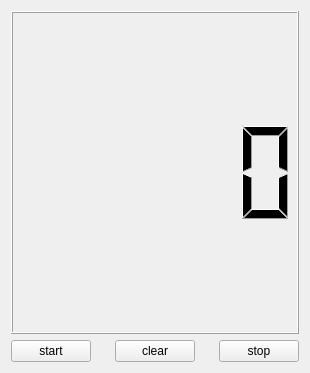
<?xml version="1.0" encoding="UTF-8"?>
<ui version="4.0">
 <class>Widget</class>
 <widget class="QWidget" name="Widget">
  <property name="geometry">
   <rect>
    <x>0</x>
    <y>0</y>
    <width>310</width>
    <height>373</height>
   </rect>
  </property>
  <property name="windowTitle">
   <string>Widget</string>
  </property>
  <layout class="QVBoxLayout" name="verticalLayout">
   <item>
    <widget class="QLCDNumber" name="lcdNumber">
     <property name="minimumSize">
      <size>
       <width>0</width>
       <height>0</height>
      </size>
     </property>
    </widget>
   </item>
   <item>
    <layout class="QHBoxLayout" name="horizontalLayout">
     <item>
      <widget class="QPushButton" name="pushButton_start">
       <property name="text">
        <string>start</string>
       </property>
      </widget>
     </item>
     <item>
      <spacer name="horizontalSpacer_2">
       <property name="orientation">
        <enum>Qt::Horizontal</enum>
       </property>
       <property name="sizeHint" stdset="0">
        <size>
         <width>40</width>
         <height>20</height>
        </size>
       </property>
      </spacer>
     </item>
     <item>
      <widget class="QPushButton" name="pushButton_clear">
       <property name="text">
        <string>clear</string>
       </property>
      </widget>
     </item>
     <item>
      <spacer name="horizontalSpacer">
       <property name="orientation">
        <enum>Qt::Horizontal</enum>
       </property>
       <property name="sizeHint" stdset="0">
        <size>
         <width>40</width>
         <height>20</height>
        </size>
       </property>
      </spacer>
     </item>
     <item>
      <widget class="QPushButton" name="pushButton_stop">
       <property name="text">
        <string>stop</string>
       </property>
      </widget>
     </item>
    </layout>
   </item>
  </layout>
 </widget>
 <resources/>
 <connections/>
</ui>
